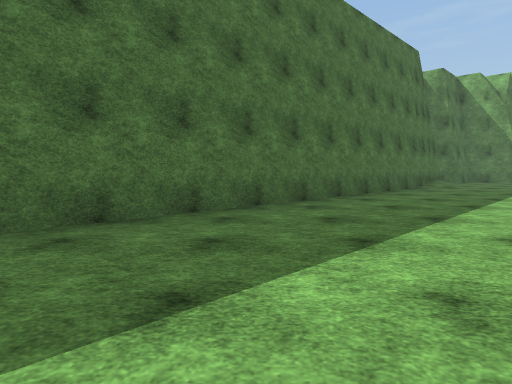
[1] (above)

16 first-person views from a walk through a scene from a Unity 3-D project. The camera is 1.2 m above the floor, tilts 4° down and sees 75° across. The floor is counted in squares, 2 m on a side. Each view is taken from the middle of a square. On the plan, view 1 faces up. The plan holds only what a view shows up to about 10 squares ahead; the rest is blank. The place goes on beyond the plan. The player is left out. Surface patterns are stand-ins for the level's own textures.

[2]
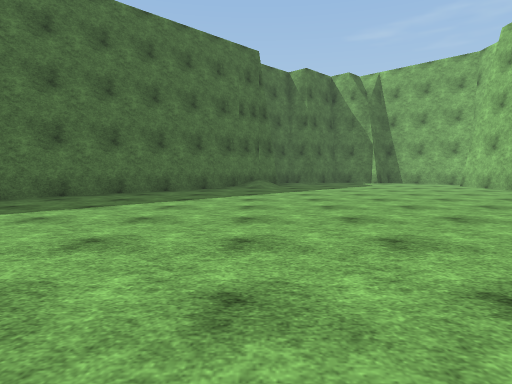

[3]
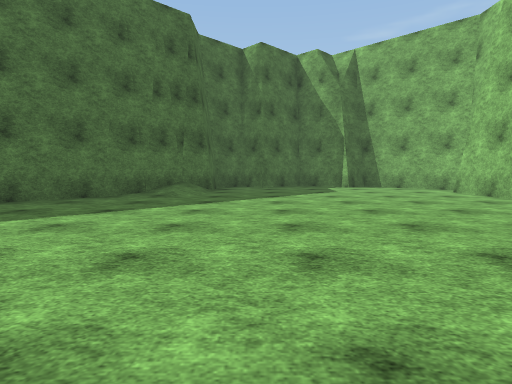

[4]
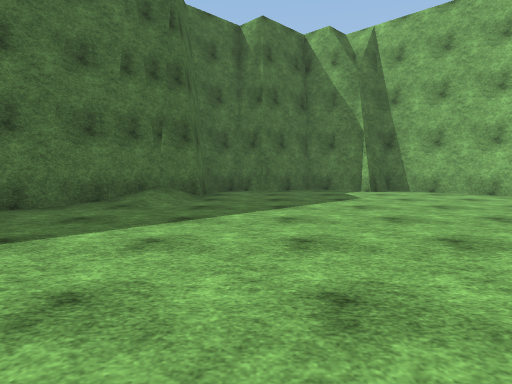

[5]
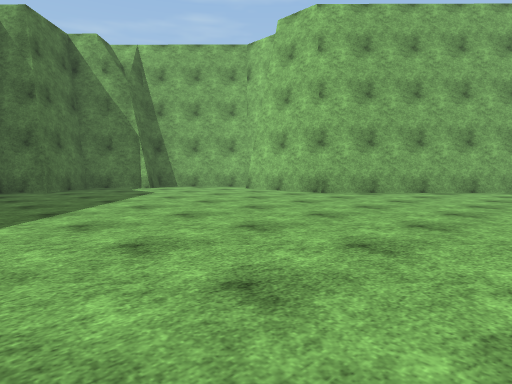

[6]
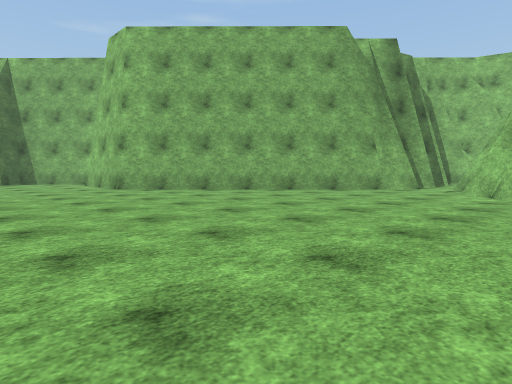

[7]
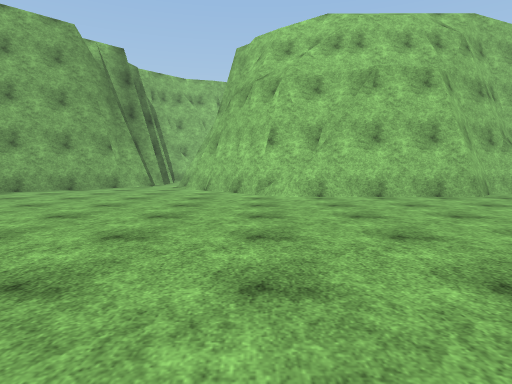

[8]
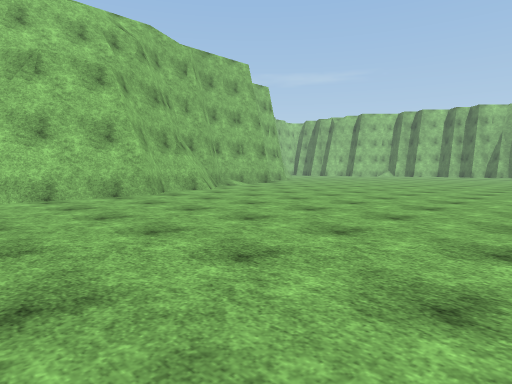

[9]
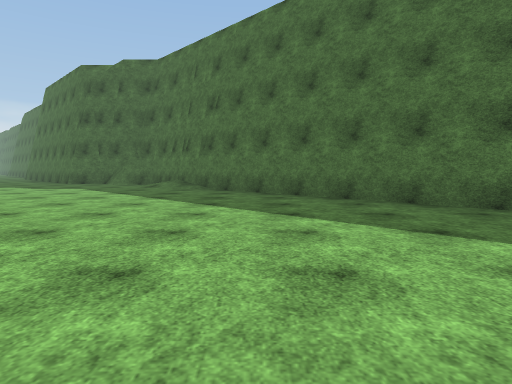

[10]
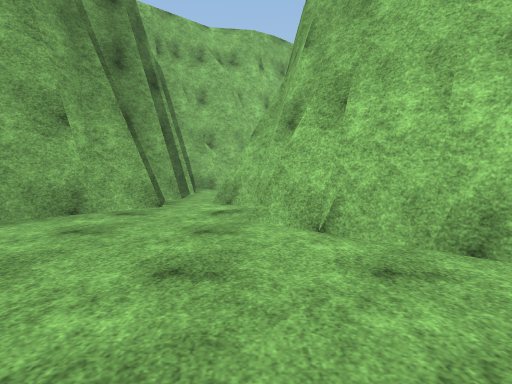

[11]
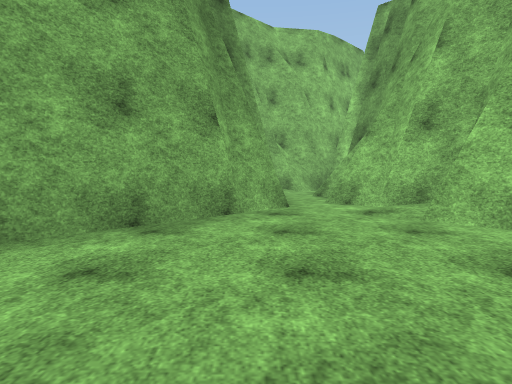

[12]
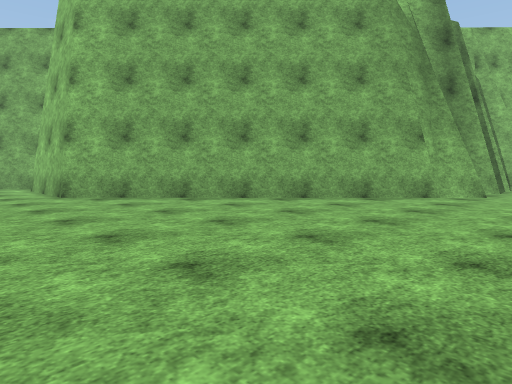

[13]
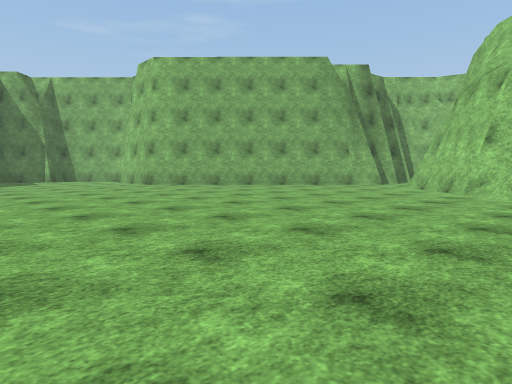

[14]
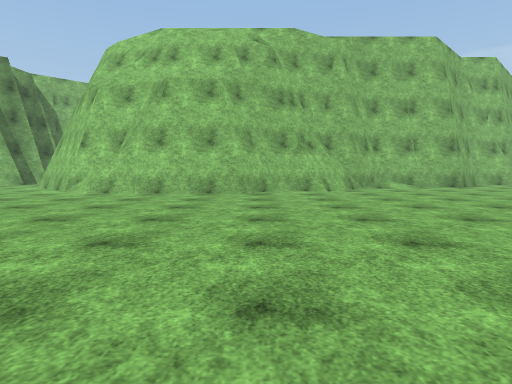

[15]
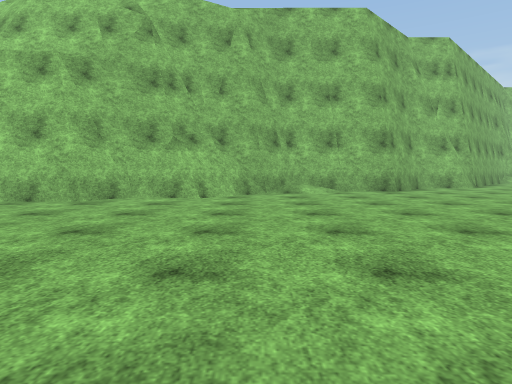

[16]
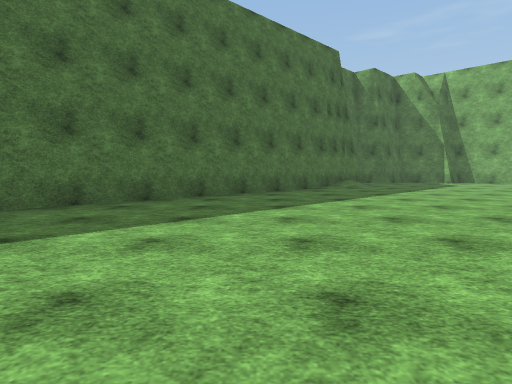

### Floor plan
Points are (right, up) in squares from view 1. A wall is a line through its corners. A room is listed if a view was taken in it or the views show most of it. See-through windows are left out.
Room 1 (views 1, 2, 3, 4, 5, 6, 7, 8, 9, 10, 11, 12, 13, 14, 15, 16)
walls: (15.1, -5.6) (15.1, -1.7); (15.2, -3.3) (15.8, -2.2) (16, -1); (15.4, -2.7) (15.4, -2.2); (15.8, -2.7) (15.8, -2.1); (15.8, -1.1) (17.9, 1); (16.5, -7.9) (16.1, -7.5) (16.1, -6.9) (15.9, -6.5) (15.4, -6); (16.8, -8.4) (16.3, -7.8); (17.1, -8.9) (15.8, -7.6) (15.8, -6.4); (17.2, -9.3) (17.1, -8.5) (16.7, -8.2); (18.5, 0.2) (19.9, 1.6); (19.4, 0.8) (19.9, 1.3); (19.3, 2.5) (13.1, 8.8) (13.1, 11.5); (21, 1.2) (21.3, 1.5); (20.7, 2.5) (20.1, 3.1); (19.1, -13.9) (17.8, -12.7) (17.8, -9.8) (15.8, -7.8); (13.7, 12.3) (11.6, 14.3) (11, 13.7) (9.6, 15.1) (8.2, 13.7) (7.5, 14.4) (6.7, 13.6) (6.7, 12.2) (-6.1, -0.5); (22, 2.5) (21.6, 3); (23.1, 0.6) (23.5, 1.1) (23.3, 2); (22.9, 2.1) (22.9, 2.9)
low walls: (22.8, 1.7) (22.7, 2.7)

Where each view was taken, in squares from view 1:
view 1: 0 up, 0 right, facing up
view 2: 0 up, 6 right, facing up
view 3: 3 up, 8 right, facing up
view 4: 5 up, 8 right, facing up
view 5: 4 up, 6 right, facing up-right
view 6: 1 down, 9 right, facing up-right
view 7: 1 down, 8 right, facing right
view 8: 2 down, 8 right, facing down-right
view 9: 1 up, 4 right, facing left
view 10: 1 up, 14 right, facing right
view 11: 3 up, 14 right, facing right
view 12: 1 up, 11 right, facing up-right
view 13: 3 down, 7 right, facing up-right
view 14: 6 down, 7 right, facing right
view 15: 9 down, 9 right, facing right
view 16: 0 up, 3 right, facing up
